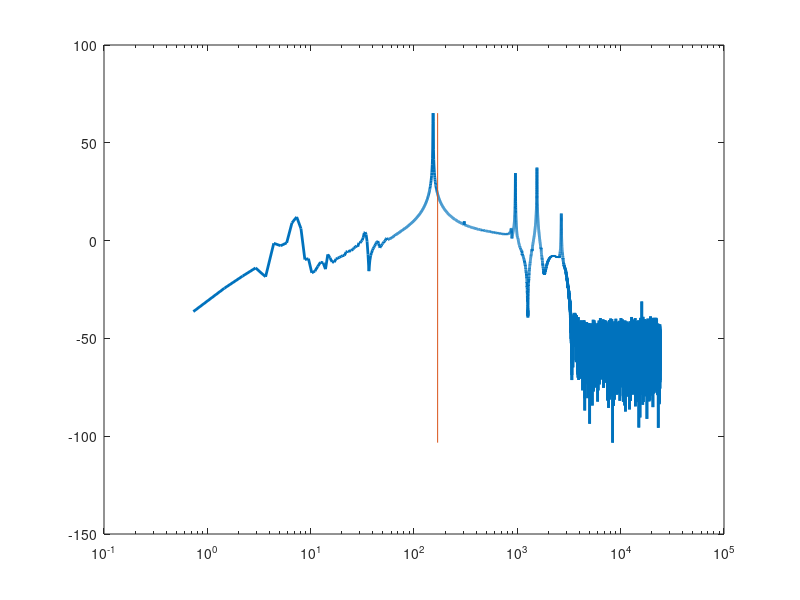

This figure's MATLAB source: (Note: this script raises an error after producing the figure.)
clc
clear

%Load textfile data
load data.mat

%Solver frequencies from Elmer
ElmerFreqs = [169.2935102,
,1057.808456
,1582.881646
,1595.960663
,2959.547684
,4844.400919];

%Analytic solutions
InPlane = [163.9150733
,1027.242191
,2875.681338
,5636.448197];

%plots

%Torsional modes
figure(1)
p1 = semilogx(Measurement3Tor(:,1),Measurement3Tor(:,2),'Linewidth',2)
hold on
for i = 1:length(ElmerFreqs)
   l1=  line([ElmerFreqs(i) ElmerFreqs(i)], [min(Measurement3Tor(:,2)) max(Measurement3Tor(:,2))]);
   l1.Color = 'k';
   l1.LineWidth = 2;
   l1.LineStyle = '--';
end

for i = 1:length(InPlane)
   l2=  line([InPlane(i) InPlane(i)], [min(Measurement3Tor(:,2)) max(Measurement3Tor(:,2))]);
   l2.Color = 'r';
   l2.LineWidth = 2;
   l2.LineStyle = '--';
end
legend([p1,l1,l2],{'Data','Elmer Solutions','Analytic Solutions'})
xlabel('Frequency [Hz]')
ylabel('SPL [dB]')
title('Frequency Spectrum - Torsional Excitation Testing')


%In-plane bending
figure(2)
p1 = semilogx(Measurement2(:,1),Measurement2(:,2),'Linewidth',2)
hold on
for i = 1:length(ElmerFreqs)
   l1=  line([ElmerFreqs(i) ElmerFreqs(i)], [min(Measurement3Tor(:,2)) max(Measurement3Tor(:,2))]);
   l1.Color = 'k';
   l1.LineWidth = 2;
   l1.LineStyle = '--';
end

for i = 1:length(InPlane)
   l2=  line([InPlane(i) InPlane(i)], [min(Measurement3Tor(:,2)) max(Measurement3Tor(:,2))]);
   l2.Color = 'r';
   l2.LineWidth = 2;
   l2.LineStyle = '--';
end
legend([p1,l1,l2],{'Data','Elmer Solutions','Analytic Solutions'})
xlabel('Frequency [Hz]')
ylabel('SPL [dB]')
title('Frequency Spectrum - In-Plane Excitation Testing')

figure(3)
plot(1:6,ElmerFreqs,'--bo','Linewidth',2)
